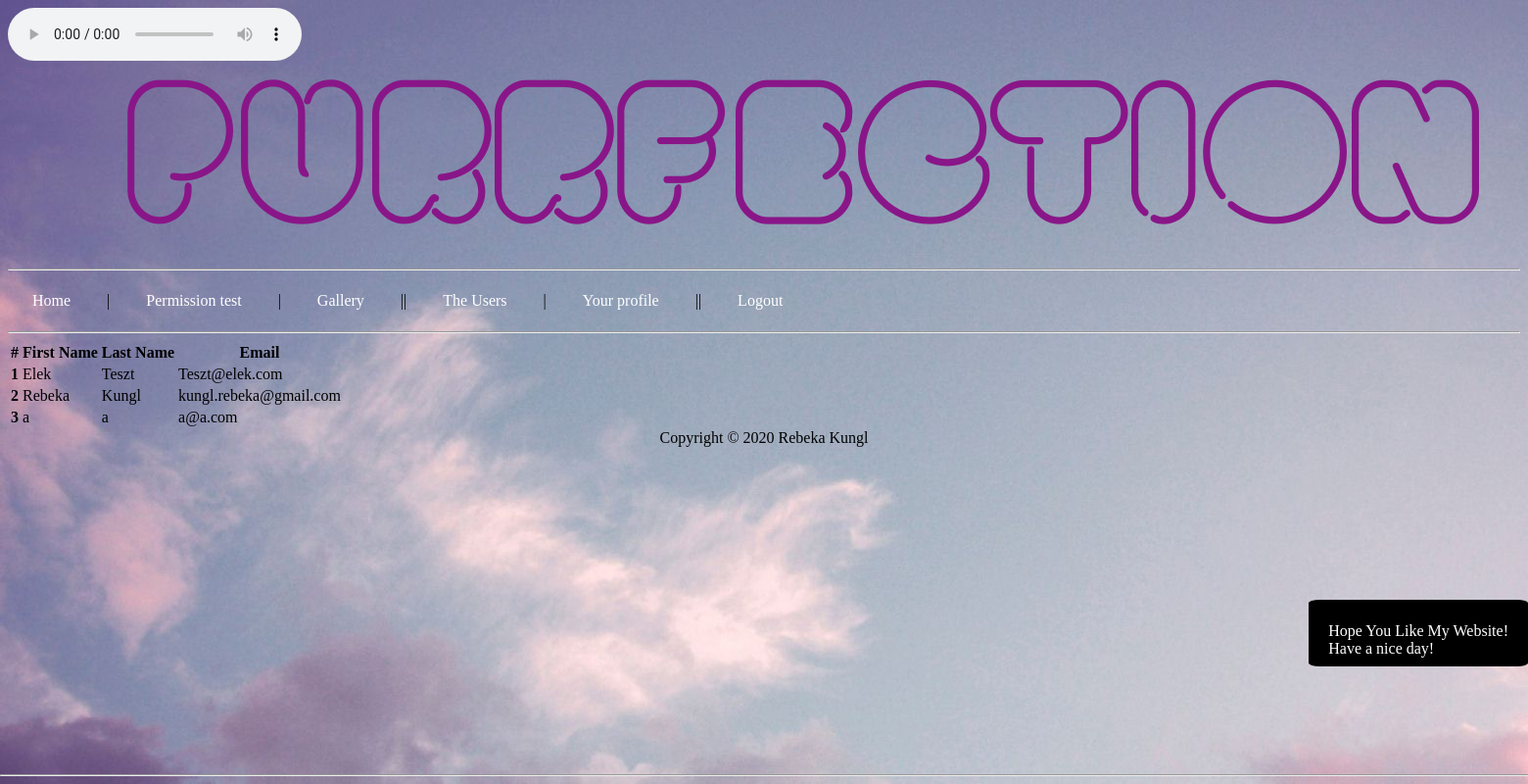
Screenshot of /index.php?P=users (signed in) with the database file from the repository.
### tables this page shows
CREATE TABLE IF NOT EXISTS `users` (
  `id` int(11) NOT NULL AUTO_INCREMENT,
  `first_name` varchar(64) NOT NULL,
  `last_name` varchar(64) NOT NULL,
  `email` varchar(250) NOT NULL,
  `password` varchar(250) NOT NULL,
  `permission` int(1) UNSIGNED NOT NULL DEFAULT '0',
  PRIMARY KEY (`id`)
);

### protected/database.php (called while the page is built, shortened)
<?php
function getConnection() {
	$connection = new PDO(DB_TYPE.':host='.DB_HOST.';dbname='.DB_NAME.';',DB_USER, DB_PASS);
	$connection->exec("SET NAMES '".DB_CHARSET."'");
	return $connection;
}
function getList($queryString, $queryParams = []) {
	$connection = getConnection();
	$statement = $connection->prepare($queryString);
	$success = $statement->execute($queryParams);
	$result = $success ? $statement->fetchAll(PDO::FETCH_ASSOC) : [];
	return $result;
}
?>

### protected/user/user_list.php (the view, shortened to what this page needs)
<?php if(!isset($_SESSION['permission']) || $_SESSION['permission'] < 1) : ?>
	<h1>Page access is forbidden!</h1>
<?php else : ?>
<?php
	$query = "SELECT first_name, last_name, email FROM users";
	$users = getList($query);
	?>
	<?php if(count($users) <= 0) : ?>
		<h1>No users found in the database.</h1>
	<?php else : ?>
		<table class="table table-striped">
			<thead>
				<tr>
					<th scope="col">#</th>
					<th scope="col">First Name</th>
					<th scope="col">Last Name</th>
					<th scope="col">Email</th>
				</tr>
			</thead>
			<tbody>
				<?php $i = 0; ?>
				<?php foreach ($users as $u) : ?>
					<?php $i++; ?>
					<tr>
						<th scope="row"><?=$i ?></th>
						<td><?=$u['first_name'] ?></td>
						<td><?=$u['last_name'] ?></td>
						<td><?=$u['email'] ?></td>
					</tr>
				<?php endforeach;?>
			</tbody>
		</table>
	<?php endif; ?>
<?php endif; ?>

### public/style.css (style rules this page uses)
body { background-image: url("hatter.jpg"); }

### rows the page displays
users: first_name "Elek", last_name "Teszt", email "Teszt@elek.com"
users: first_name "Rebeka", last_name "Kungl", email "kungl.rebeka@gmail.com"
users: first_name "a", last_name "a", email "a@a.com"
